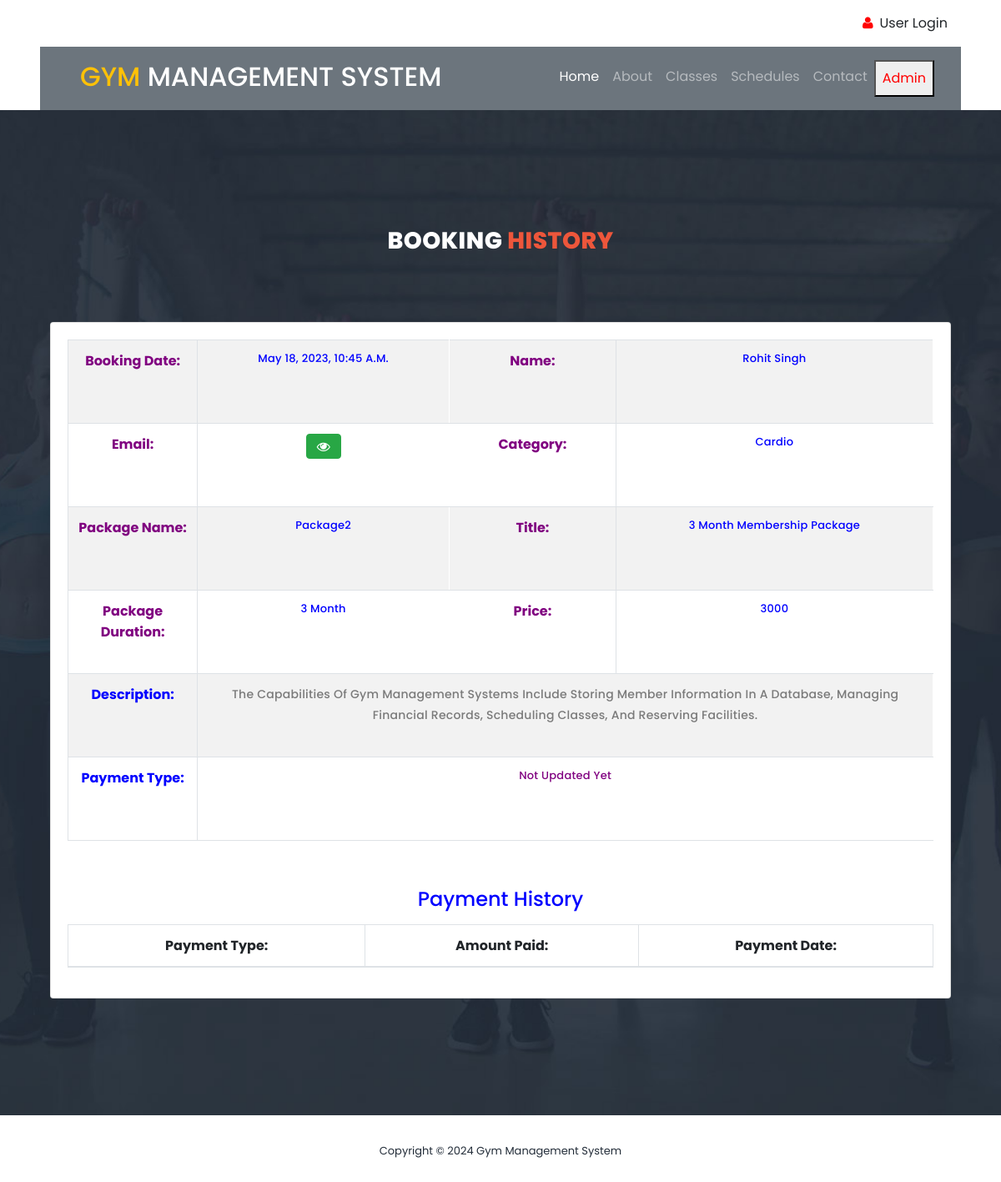
Screenshot of /booking_detail/5/ with the database file from the repository.
### gym/models.py (models this page shows, shortened)
class Booking(models.Model):
    package = models.ForeignKey(Package, on_delete=models.CASCADE, null=True, blank=True)
    register = models.ForeignKey(Signup, on_delete=models.CASCADE, null=True, blank=True)
    bookingnumber = models.CharField(max_length=100, null=True, blank=True)
    status = models.IntegerField(choices=STATUS, default=1)
    creationdate = models.DateTimeField(auto_now_add=True)

class Package(models.Model):
    category = models.ForeignKey(Category, on_delete=models.CASCADE, null=True)
    packagename = models.ForeignKey(Packagetype, on_delete=models.CASCADE, null=True)
    titlename = models.CharField(max_length=200, null=True)
    packageduration = models.CharField(max_length=50, null=True)
    price = models.CharField(max_length=200, null=True)
    description = models.CharField(max_length=200, null=True)
    creationdate = models.DateTimeField(auto_now_add=True)

class Signup(models.Model):
    user = models.ForeignKey(User, on_delete=models.CASCADE, null=True)
    mobile = models.CharField(max_length=15, null=True)
    state = models.CharField(max_length=150, null=True)
    city = models.CharField(max_length=150, null=True)
    address = models.CharField(max_length=200, null=True)
    creationdate = models.DateTimeField(auto_now_add=True)

class Category(models.Model):
    categoryname = models.CharField(max_length=200, null=True)
    status = models.CharField(max_length=300, null=True)
    creationdate = models.DateTimeField(auto_now_add=True)

class Packagetype(models.Model):
    category = models.ForeignKey(Category, on_delete=models.CASCADE, null=True)
    packagename = models.CharField(max_length=200, null=True)
    creationdate = models.DateTimeField(auto_now_add=True)
    def __str__(self):
        return self.packagename

### gym/views.py (the view, shortened to what this page needs)
# urls.py: path('booking_detail/<int:pid>/', booking_detail, name="booking_detail"),
def booking_detail(request, pid):
    data = Booking.objects.get(id=pid)
    payment = Paymenthistory.objects.filter(booking=data)
    if request.user.is_staff:
        return render(request, "admin/admin_booking_detail.html", locals())
    else:
        return render(request, "user_booking_detail.html", locals())

### gym/templates/user_booking_detail.html (shortened to what this page needs)
{% load static %}
<link rel="stylesheet" href="https://cdnjs.cloudflare.com/ajax/libs/font-awesome/6.2.0/css/all.min.css" />
<html lang="en">
<head>
    <link rel="stylesheet" type="text/css" href="{% static 'assets/css/bootstrap.min.css' %}">
    <link rel="stylesheet" type="text/css" href="{% static 'assets/css/font-awesome.css' %}">
    <link rel="stylesheet" href="{% static 'assets/css/templatemo-training-studio.css' %}">
</head>
<div class="container-fluid py-3 px-lg-5 d-none d-lg-block">
    <div class="row">
        {% if request.user.is_authenticated %}
        <div class="col-md-6 text-center text-lg-left mb-2 mb-lg-0">
            <div class="d-inline-flex align-items-center">
                <a class="text-body pr-3" href="/user_profile/"><i style="color:red" class="fa fa-user mr-2"></i>My Profile</a>
                <a class="text-body px-3" href="/user_change_password/"><i style="color:red" class="fa fa-unlock-alt mr-2"></i>Change Password</a>
                <a class="text-body px-3" href="/user_logout/"><i style="color:red" class="fa fa-envelope mr-2"></i>Logout</a>
            </div>
        </div>
        {% else %}
        <div class="col-md-12 text-center text-lg-right">
            <div class="d-inline-flex align-items-center">
                <a class="text-body px-3"  href="/user_login/">
                    <i style="color:red" class="fa fa-user mr-2"></i>User Login</a>
            </div>
        </div>
        {% endif %}
    </div>
</div>
<div class="container-fluid position-relative nav-bar p-0">
    <div class="position-relative px-lg-5" style="z-index: 9;">
        <nav class="navbar navbar-expand-lg bg-secondary navbar-dark py-3 py-lg-3 pl-3 pl-lg-5">
            <a href="" >
                <h2 class="text-uppercase text-warning mb-1">Gym <span class="text-white">Management System</span>
                </h2>
            </a>
            <div class="collapse navbar-collapse justify-content-between px-3" id="navbarCollapse">
                <div class="navbar-nav ml-auto py-0">
                    <a href="/" class="nav-item nav-link active">Home</a>
                    <a href="#features" class="nav-item nav-link">About</a>
                    <a href="#our-classes" class="nav-item nav-link">Classes</a>
                    <a href="#schedule" class="nav-item nav-link ">Schedules</a>
                    <a href="#contact-us" class="nav-item nav-link">Contact</a>
                    {% if request.user.is_authenticated %}
                    <a href="/booking_history/" class="nav-item nav-link">Booking History</a>
                    {% else %}
                    <a href="#admin"><button style="color:red" class="nav-item nav-link">Admin</button></a>
                    {% endif %}
                </div>
            </div>
        </nav>
    </div>
</div>
<body>
<section class="section" id="schedule">
    <div class="container">
        <div class="row">
            <div class="col-lg-6 offset-lg-3">
                <div class="section-heading dark-bg">
                    <h2>Booking <em>History</em></h2>
                </div>
            </div>
        </div>
        <section class="content">
        <div class="container">
            <div class="row">
                <div class="col-12">
                    <div class="card">
                        <div class="card-body">
                            <table id="example" class="table table-bordered table-striped">
                                <tr>
                                    <th style="color:purple">Booking Date:</th>
                                    <td style="color:blue">{{data.package.creationdate}}</td>
                                    <th style="color:purple">Name:</th>
                                    <td style="color:blue">{{data.register.user.first_name}} {{data.register.user.last_name}}</td>
                                </tr>
                                <tr>
                                    <th style="color:purple">Email:</th>
                                    <td>
                                        <button type="button" class="btn btn-success" id="email-btn-{{forloop.counter}}" onclick="togglePassword('email-{{forloop.counter}}', this.id)"><i class="fa fa-eye"></i></button>
                                    </td>
                                    <th style="color:purple">Category:</th>
                                    <td style="color:blue">{{data.package.category.categoryname}}</td>
                                </tr>
                                <tr>
                                    <th style="color:purple">Package Name:</th>
                                    <td style="color:blue">{{data.package.packagename}}</td>
                                    <th style="color:purple">Title:</th>
                                    <td style="color:blue">{{data.package.titlename}}</td>
                                </tr>
                                <tr>
                                    <th style="color:purple">Package Duration:</th>
                                    <td style="color:blue">{{data.package.packageduration}}</td>
                                    <th style="color:purple">Price:</th>
                                    <td style="color:blue">{{data.package.price}}</td>
                                </tr>
                                <tr>
                                    <th style="color:blue">Description:</th>
                                    <td colspan="10" style="color:purple">{{data.package.description|safe}}</td>
                                </tr>
                                <tr>
                                    <th style="color:blue">Payment Type:</th>
                                    <td colspan="10" style="color:purple">{{data.get_status_display}}</td>
                                </tr>
                            </table>
                            <table id="example6" class="table table-bordered table-striped">
                                        <div class="card-body">
                                            <tr>
                                                <center>
                                                    <h4 style="color:blue">Payment History</h4>
                                                </center>
                                            </tr>
                                            <table id="example5" class="table table-bordered table-striped">
                                                <thead>
                                                <tr>
                                                    <th>Payment Type:</th>
                                                    <th>Amount Paid:</th>
                                                    <th>Payment Date:</th>
                                                </tr>
                                                </thead>
                                            </table>
                                        </div>
                            </table>
                        </div>
                    </div>
                </div>
            </div>
        </div>
        </section>
    </div>
</section>
<footer>
    <div class="container">
        <div class="row">
            <div class="col-lg-12">
                <p>Copyright &copy;
                    Gym Management System
                </p>
            </div>
        </div>
    </div>
</footer>
</body>
</html>

### gym/static/assets/css/templatemo-training-studio.css (style rules this page uses)
html, body, div, span, applet, object, iframe, h1, h2, h3, h4, h5, h6, p, blockquote, div pre, a, abbr, acronym, address, big, cite, code, del, dfn, em, font, img, ins, kbd, q, s, samp, small, strike, strong, sub, sup, tt, var, b, u, i, center, dl, dt, dd, ol, ul, li, figure, header, nav, section, article, aside, footer, figcaption { margin: 0; padding: 0; border: 0; outline: 0; }
header, nav, section, article, aside, footer, hgroup { display: block; }
* { box-sizing: border-box; }
html, body { font-family: 'Poppins', sans-serif; font-weight: 400; background-color: #fff; font-size: 16px; -ms-text-size-adjust: 100%; -webkit-font-smoothing: antialiased; -moz-osx-font-smoothing: grayscale; }
a { text-decoration: none !important; }
h1, h2, h3, h4, h5, h6 { margin-top: 0px; margin-bottom: 0px; }
p { font-size: 14px; line-height: 25px; color: #7a7a7a; }
html, body { background: #fff; font-family: 'Poppins', sans-serif; }
.section-heading { text-align: center; margin-top: 140px; margin-bottom: 80px; }
.section-heading h2 { font-size: 28px; font-weight: 800; color: #232d39; text-transform: uppercase; letter-spacing: 0.5px; margin-top: 0px; margin-bottom: 0px; }
.section-heading h2 em { font-style: normal; color: #ed563b; }
.dark-bg h2 { color: #fff; }
#schedule { padding: 0px 0px 140px 0px; background-image: url(../images/schedule-bg.jpg); background-position: center center; background-repeat: no-repeat; background-size: cover; }
#schedule table { width: 100%; text-align: center; border: 1px solid #fff; }
#schedule table tbody tr { border-bottom: 1px solid #fff; }
#schedule table tbody tr td { border-right: 1px solid #fff; height: 100px; }
#schedule table tr td { color: #fff; font-size: 13px; text-transform: capitalize; font-weight: 500; letter-spacing: 0.25px; }
footer { text-align: center; padding: 30px 0px; }
footer p { color: #232d39; font-size: 13px; }

### gym/templates/user_booking_detail.html (style rules this page uses)
td { padding:0px; }

### rows the page displays
Booking: package.creationdate "May 18, 2023, 10:45 A.m.", register.user.first_name "Rohit", register.user.last_name "Singh", package.category.categoryname "Cardio", package.packagename "Package2", package.titlename "3 Month Membership Package", package.packageduration "3 Month", package.price "3000", package.description "The Capabilities Of Gym Management Systems Include Storing Member Information In A Database, Managing Financial Records, Scheduling Classes, And Reserving Facilities.", status "Not Updated Yet"
